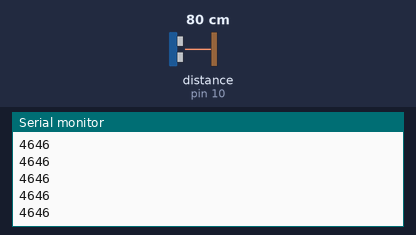
This sketch was run on a simulated Arduino Uno, built with avr-gcc and run on an emulated ATmega328P. Parts: the last lines printed to the serial monitor. Wiring (inferred from the names in the program): ultrasonic range finder: trigger pin 9; echo pin 10. Inputs (shaded band) come from the test bench; at power-on: distance to the obstacle (sensor on pin 10) 80 cm. The echo pulse lasts 58.3 µs per cm.

Above: at 1.2 s.
1.3 s: distance to the obstacle (sensor on pin 10) set to 2 cm
At 1.8 s:
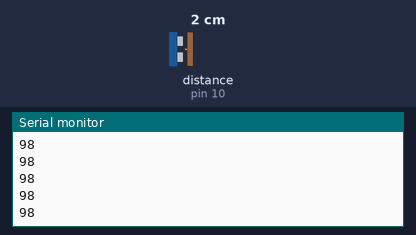
2.8 s: distance to the obstacle (sensor on pin 10) set to 4 cm
At 3.3 s:
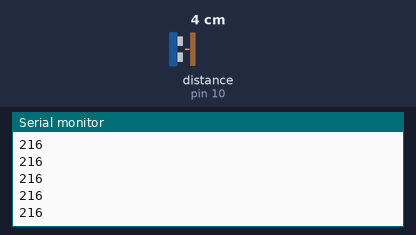
Timing chart, 0 to 5.8 s (numbered marks = the images above; inputs shaded):
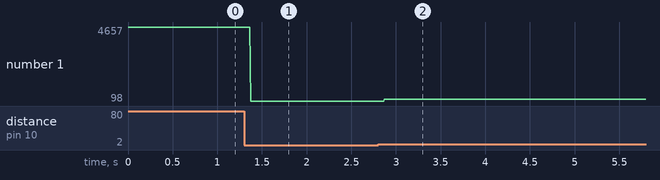

The sketch:

ultrasound.ino
```cpp
const int trigPin = 9;
const int echoPin = 10;


void setup() {
  pinMode(trigPin, OUTPUT);
  pinMode(echoPin, INPUT);
  Serial.begin(9600);
}

void loop() {
long duration = 0;
digitalWrite(trigPin, LOW);
delayMicroseconds(5);
digitalWrite(trigPin, HIGH);
delayMicroseconds(10);
digitalWrite(trigPin, LOW);

duration = pulseIn(echoPin, HIGH);
Serial.println(duration);
}
```

Measured:
- after the input at 1.3 s, the serial monitor: prints a new line after 0.07 s (image 1)
- after the input at 2.8 s, the serial monitor: prints a new line after 0.07 s (image 2)
- plotted number 1: 4646 → 98 after the input at 1.3 s, 98 → 216 after the input at 2.8 s
